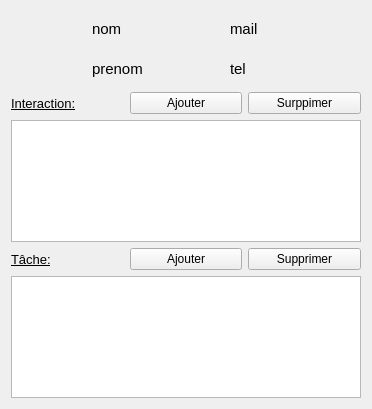
<?xml version="1.0" encoding="UTF-8"?>
<ui version="4.0">
 <class>FicheContact</class>
 <widget class="QWidget" name="FicheContact">
  <property name="geometry">
   <rect>
    <x>0</x>
    <y>0</y>
    <width>372</width>
    <height>409</height>
   </rect>
  </property>
  <property name="windowTitle">
   <string>Form</string>
  </property>
  <layout class="QVBoxLayout" name="verticalLayout_2">
   <item>
    <layout class="QVBoxLayout" name="layout_infos">
     <item>
      <layout class="QHBoxLayout" name="layout_infosPrincipales">
       <item>
        <widget class="QLabel" name="photo">
         <property name="minimumSize">
          <size>
           <width>75</width>
           <height>75</height>
          </size>
         </property>
         <property name="maximumSize">
          <size>
           <width>75</width>
           <height>75</height>
          </size>
         </property>
         <property name="text">
          <string/>
         </property>
        </widget>
       </item>
       <item>
        <layout class="QVBoxLayout" name="layout_nom_prenom">
         <item>
          <widget class="QLabel" name="l_nom">
           <property name="font">
            <font>
             <pointsize>11</pointsize>
            </font>
           </property>
           <property name="text">
            <string>nom</string>
           </property>
          </widget>
         </item>
         <item>
          <widget class="QLabel" name="l_prenom">
           <property name="font">
            <font>
             <pointsize>11</pointsize>
            </font>
           </property>
           <property name="text">
            <string>prenom</string>
           </property>
          </widget>
         </item>
        </layout>
       </item>
       <item>
        <layout class="QVBoxLayout" name="layout_mail_tel">
         <item>
          <widget class="QLabel" name="l_mail">
           <property name="font">
            <font>
             <pointsize>11</pointsize>
            </font>
           </property>
           <property name="text">
            <string>mail</string>
           </property>
          </widget>
         </item>
         <item>
          <widget class="QLabel" name="l_tel">
           <property name="font">
            <font>
             <pointsize>11</pointsize>
            </font>
           </property>
           <property name="text">
            <string>tel</string>
           </property>
          </widget>
         </item>
        </layout>
       </item>
      </layout>
     </item>
    </layout>
   </item>
   <item>
    <layout class="QVBoxLayout" name="layout_interactions">
     <item>
      <layout class="QHBoxLayout" name="layout_bt_interactions">
       <item>
        <widget class="QLabel" name="l_interaction">
         <property name="font">
          <font>
           <pointsize>10</pointsize>
           <underline>true</underline>
          </font>
         </property>
         <property name="text">
          <string>Interaction:</string>
         </property>
        </widget>
       </item>
       <item>
        <widget class="QPushButton" name="b_ajout_interaction">
         <property name="text">
          <string>Ajouter</string>
         </property>
        </widget>
       </item>
       <item>
        <widget class="QPushButton" name="b_supp_interaction">
         <property name="text">
          <string>Surppimer</string>
         </property>
        </widget>
       </item>
      </layout>
     </item>
     <item>
      <widget class="QListWidget" name="lw_interactions"/>
     </item>
    </layout>
   </item>
   <item>
    <layout class="QVBoxLayout" name="layout_taches">
     <item>
      <layout class="QHBoxLayout" name="layout_bt_taches">
       <item>
        <widget class="QLabel" name="l_tache">
         <property name="font">
          <font>
           <pointsize>10</pointsize>
           <underline>true</underline>
          </font>
         </property>
         <property name="text">
          <string>Tâche:</string>
         </property>
        </widget>
       </item>
       <item>
        <widget class="QPushButton" name="b_ajout_tache">
         <property name="text">
          <string>Ajouter</string>
         </property>
        </widget>
       </item>
       <item>
        <widget class="QPushButton" name="p_supp_tache">
         <property name="text">
          <string>Supprimer</string>
         </property>
        </widget>
       </item>
      </layout>
     </item>
     <item>
      <widget class="QListWidget" name="lw_taches"/>
     </item>
    </layout>
   </item>
  </layout>
 </widget>
 <resources/>
 <connections/>
</ui>
